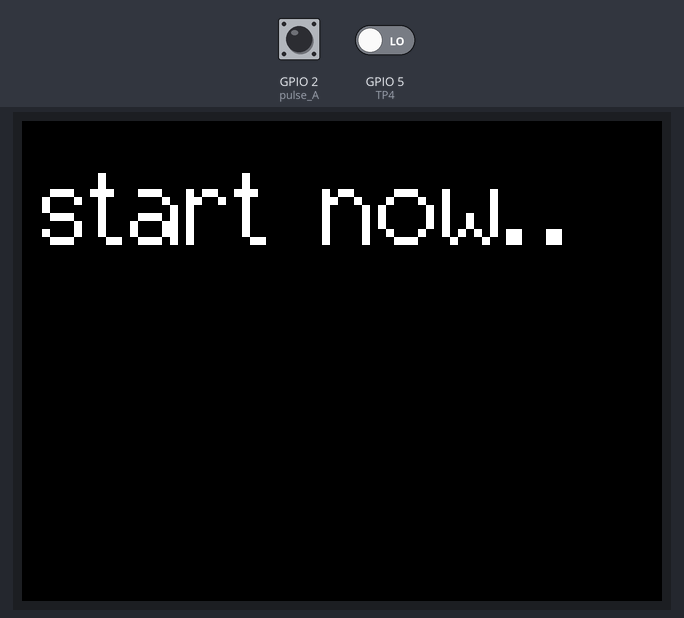
Bench run of a sketch on a simulated ESP32. Parts: 320×240 colour display. The inputs (shaded band) are chosen by the test bench; at power-on: GPIO 2 (pulse_A) HIGH, GPIO 5 (TP4) LOW. What the sketch prints to the serial monitor is not drawn.

Above: at 2.3 s.
2.4 s: GPIO 2 (pulse_A) pulled LOW for 0.15 s
At 3.9 s:
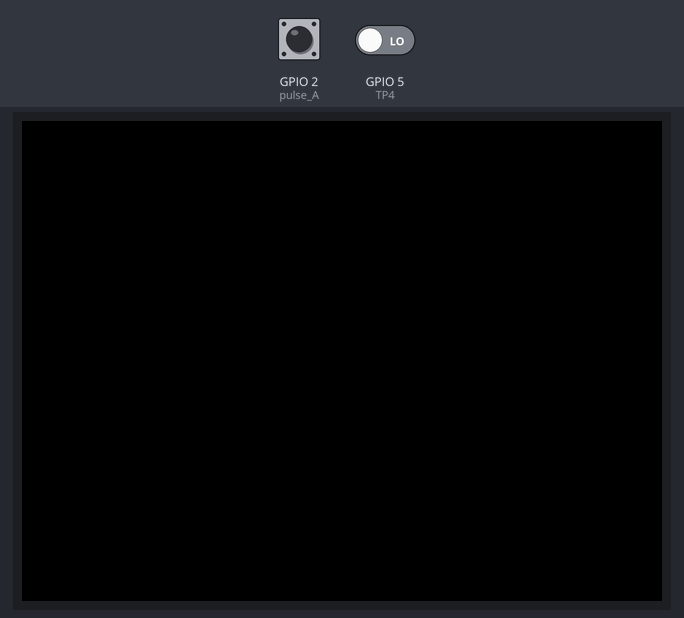
4.2 s: GPIO 2 (pulse_A) pulled LOW for 1 s
At 5.31 s:
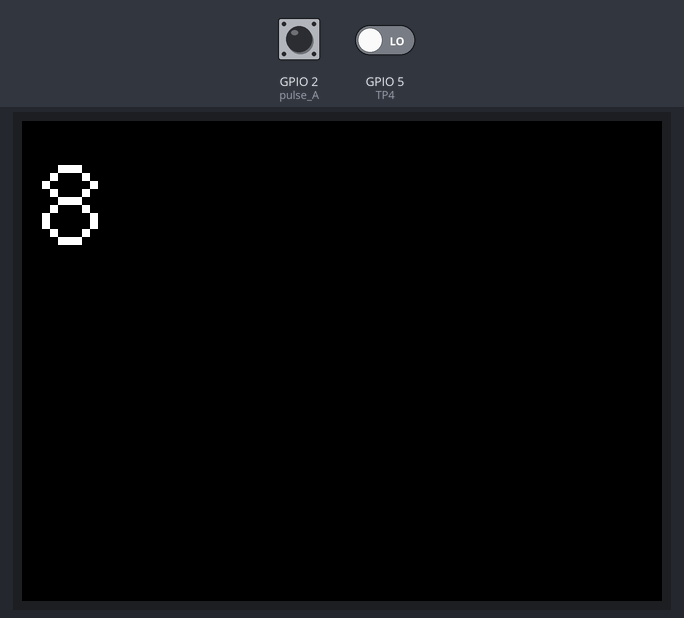
Timing chart, 0 to 7.2 s (numbered marks = the images above; inputs shaded):
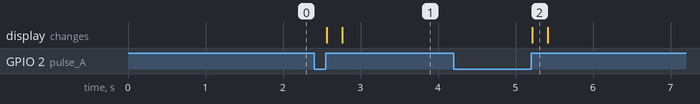

The sketch:

SHITUGAIKI_04_chatGPT.ino
```cpp
#include<M5Stack.h>

#define pulse_A 2  // trigger pin
#define TP4     5  // data pin
#define smpuSec  400
#define sample_num     5

volatile bool flag  = false;
volatile bool debug = true;

volatile int segData[8][sample_num];

volatile int  judge [8][2] ;

volatile bool data_ok [8];
volatile int  i; // loop index

String lcdv;
void getData();

void setup() {
  // put your setup code here, to run once:
  pinMode(TP4, INPUT);
  pinMode(pulse_A, INPUT_PULLUP);


  M5.begin();
  M5.Lcd.setTextSize(4);
  M5.Lcd.setTextFont(2);
  M5.Lcd.setCursor(10, 10);

  lcdv = "start now..";
  M5.Lcd.println(lcdv);
  delay (1000);

  attachInterrupt(digitalPinToInterrupt(pulse_A), getData, RISING);
}

void loop() {
  // put your main code here, to run repeatedly:
  while (!flag){
    delay(1);
  }

  detachInterrupt(digitalPinToInterrupt(pulse_A));
  flag = false;

  for (i=0; i< 8; i++){  // repeat 8 times (a, b, c, d, e, f, g, dp)
    segData[i][0] = digitalRead(TP4);
    //delayMicroseconds(smpuSec);
    delay (2);

  } // end for

  if (segData[0][0]==1 && segData[1][0]==0 && segData[2][0]==0 && segData[3][0]==1 && segData[4][0]==1 && segData[5][0]==1 && segData[6][0]==1){
     lcdv = "1";
  }
  else if(segData[0][0]==0 && segData[1][0]==0 && segData[2][0]==1 && segData[3][0]==0 && segData[4][0]==0 && segData[5][0]==1 && segData[6][0]==0){
     lcdv = "2";
  }
  else if(segData[0][0]==0 && segData[1][0]==0 && segData[2][0]==0 && segData[3][0]==0 && segData[4][0]==1 && segData[5][0]==1 && segData[6][0]==0){
     lcdv = "3";
  }
  else if(segData[0][0]==1 && segData[1][0]==0 && segData[2][0]==0 && segData[3][0]==1 && segData[4][0]==1 && segData[5][0]==0 && segData[6][0]==0){
     lcdv = "4";
  }
  else if(segData[0][0]==0 && segData[1][0]==1 && segData[2][0]==0 && segData[3][0]==0 && segData[4][0]==1 && segData[5][0]==0 && segData[6][0]==0){
     lcdv = "5";
  }
  else if(segData[0][0]==0 && segData[1][0]==1 && segData[2][0]==0 && segData[3][0]==0 && segData[4][0]==0 && segData[5][0]==0 && segData[6][0]==0){
      lcdv = "6" ;
  }
  else if(segData[0][0]==0 && segData[1][0]==0 && segData[2][0]==0 && segData[3][0]==1 && segData[4][0]==1 && segData[5][0]==1 && segData[6][0]==1){
      lcdv = "7" ;
  }
  else if(segData[0][0]==0 && segData[1][0]==0 && segData[2][0]==0 && segData[3][0]==0 && segData[4][0]==0 && segData[5][0]==0 && segData[6][0]==0){
      lcdv = "8" ;
  }
  else if(segData[0][0]==0 && segData[1][0]==0 && segData[2][0]==0 && segData[3][0]==0 && segData[4][0]==1 && segData[5][0]==0 && segData[6][0]==0){
      lcdv = "9" ;
  }
  else if(segData[0][0]==0 && segData[1][0]==0 && segData[2][0]==0 && segData[3][0]==0 && segData[4][0]==1 && segData[5][0]==0 && segData[6][0]==1){
      lcdv = "0" ;
  }
  else if(segData[0][0]==1 && segData[1][0]==1 && segData[2][0]==1 && segData[3][0]==1 && segData[4][0]==1 && segData[5][0]==1 && segData[6][0]==1){
      lcdv = " " ;
  }
  //else {
  //  lcdv = "no data";
  //}

     if (debug == true) {
          Serial.print(segData[0][0]);
          Serial.print(segData[1][0]);
          Serial.print(segData[2][0]);
          Serial.print(segData[3][0]);
          Serial.print(segData[4][0]);
          Serial.print(segData[5][0]);
          Serial.print(segData[6][0]);
          Serial.print(segData[7][0]);
          Serial.print(" : ");
          Serial.print(lcdv);
          Serial.println();
     }

 M5.Lcd.setCursor(10, 10);
 M5.Lcd.print(lcdv);
 delay(200);
 M5.Lcd.clear();
 // interrupt set again
 attachInterrupt(digitalPinToInterrupt(pulse_A), getData, RISING);

}// end LOOP()

void getData(){
  flag = true;
}
```

Measured:
- after the input at 2.4 s, the display: first changes after 0.17 s (image 1 shows a later state)
- after the input at 4.2 s, the display: changes after 1.0 s (image 2)
